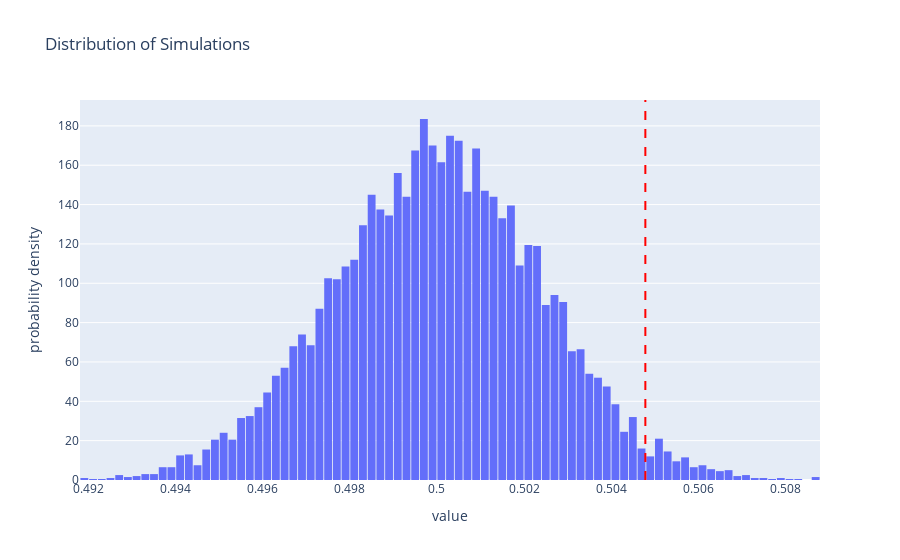

The code cell stored with this chart in its notebook:
### Code cell
fig = px.histogram(simulated_proportions, histnorm='probability density',
                   title='Distribution of Simulations',
                   labels={'x': 'Proportion', 'y': 'Density'})

fig.update_layout(
    bargap=0.1, 
    showlegend = False
)

fig.add_vline(x=observed_proportion, line_width=2, line_dash="dash", line_color="red")
# Show the plot
fig.show()
fig.write_html('hyp.html', include_plotlyjs='cdn')

### Figure 1 — Plotly figure (JSON) as saved in the notebook; plotly's stock layout.template omitted (floating-point values rounded to 4 significant figures; data arrays with more than 128 entries replaced by an {"elided": "..."} marker saying what was removed)
{"data": [{"alignmentgroup": "True", "bingroup": "x", "histnorm": "probability density", "hovertemplate": "variable=0<br>value=%{x}<br>probability density=%{y}<extra></extra>", "legendgroup": "0", "marker": {"color": "#636efa", "pattern": {"shape": ""}}, "name": "0", "offsetgroup": "0", "orientation": "v", "showlegend": true, "type": "histogram", "x": {"elided": "10000 float values"}, "xaxis": "x", "yaxis": "y"}], "layout": {"bargap": 0.1, "barmode": "relative", "legend": {"title": {"text": "variable"}, "tracegroupgap": 0}, "shapes": [{"line": {"color": "red", "dash": "dash", "width": 2}, "type": "line", "x0": 0.5048, "x1": 0.5048, "xref": "x", "y0": 0, "y1": 1, "yref": "y domain"}], "showlegend": false, "title": {"text": "Distribution of Simulations"}, "xaxis": {"anchor": "y", "domain": [0, 1], "title": {"text": "value"}}, "yaxis": {"anchor": "x", "domain": [0, 1], "title": {"text": "probability density"}}}}
